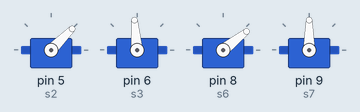
Simulated run of this sketch. Board: Arduino Uno, built with avr-gcc and run on an emulated ATmega328P. Parts: 4 × servo.

Above: at 0.6 s.
At 7.1 s:
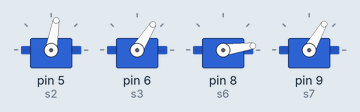
At 13.6 s:
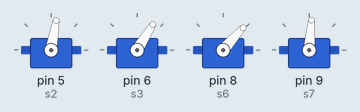
At 17.6 s:
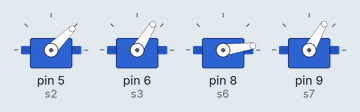
At 28.1 s:
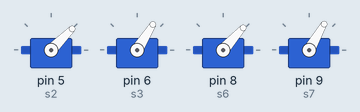
At 37.6 s:
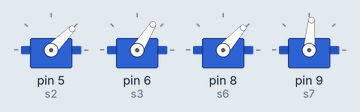
Timing chart, 0 to 40.0 s (numbered marks = the images above):
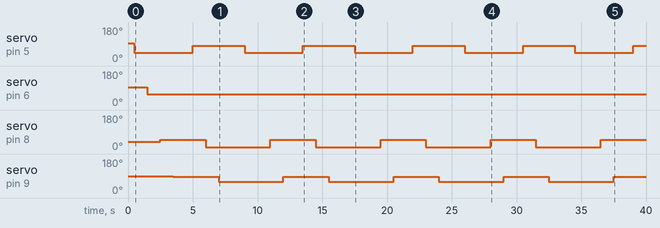

The sketch:

Humanoid_bot_code.ino
```cpp
#include <Servo.h>

Servo s1,s2,s3,s4; //s1=L upper,s4=L lower

Servo s5,s6,s7,s8;//s5=R upper, s8=R lower
void setup() {
//  s1.attach(4);
  s2.attach(5);
  s3.attach(6);
//  s4.attach(7);
//  s5.attach(7);
  s6.attach(8);//9
 s7.attach(9);//10
//  s8.attach(11);
  s2.write(95);
  //s6.write(90);
////  s2.write(90);
  s3.write(95);
  s6.write(38);
  s7.write(90);
 /// s7.write(90);
  //s7.write(90);
  delay(500);
}

void loop() {
  // put your main code here, to run repeatedly:
 for(int i=0;i<4;i++){
    s2.write(45); //45
    delay(1000);
     s3.write(58); //45
    delay(1000);
    s6.write(48);
    delay(1000);
    s7.write(85); //70
    delay(1500);
    s2.write(80);
    delay(1000);
    s6.write(8); //45
    delay(1000);
    s7.write(60);
//    delay(1000);
//    s6.write(75);
//    delay(1000);
  // s3.write(90);
   delay(2000);
//    s3.write(75); //70
//    delay(1500);
//    s2.write(65);
//    delay(1000);
//    s6.write(100);
//    delay(1000);
//    s6.write(90);
//    delay(1000);
//    s7.write(125);
//    delay(1000);
    }
//    s6.write(75);
//    delay(10000);

//    s2.write(55);
//    delay(1000);

//    delay(2000);
//    s3.write(90);
//    delay(500);
//
//
//    s6.write(90);
//    delay(500);
//    s6.write(90);
//    delay(500);
//    s7.write(90);
//    delay(500);
//    s7.write(90);
//    delay(500);


}
```

Measured:
- by itself, servo on pin 5 (s2): alternates 80° for 4.0 s and 45° for 4.5 s
- by itself, servo on pin 6 (s3): 95° → 58° at 1.5 s
- by itself, servo on pin 8 (s6): alternates 48° for 3.5 s and 8° for 5.0 s
- by itself, servo on pin 9 (s7): alternates 85° for 3.5 s and 60° for 5.0 s
